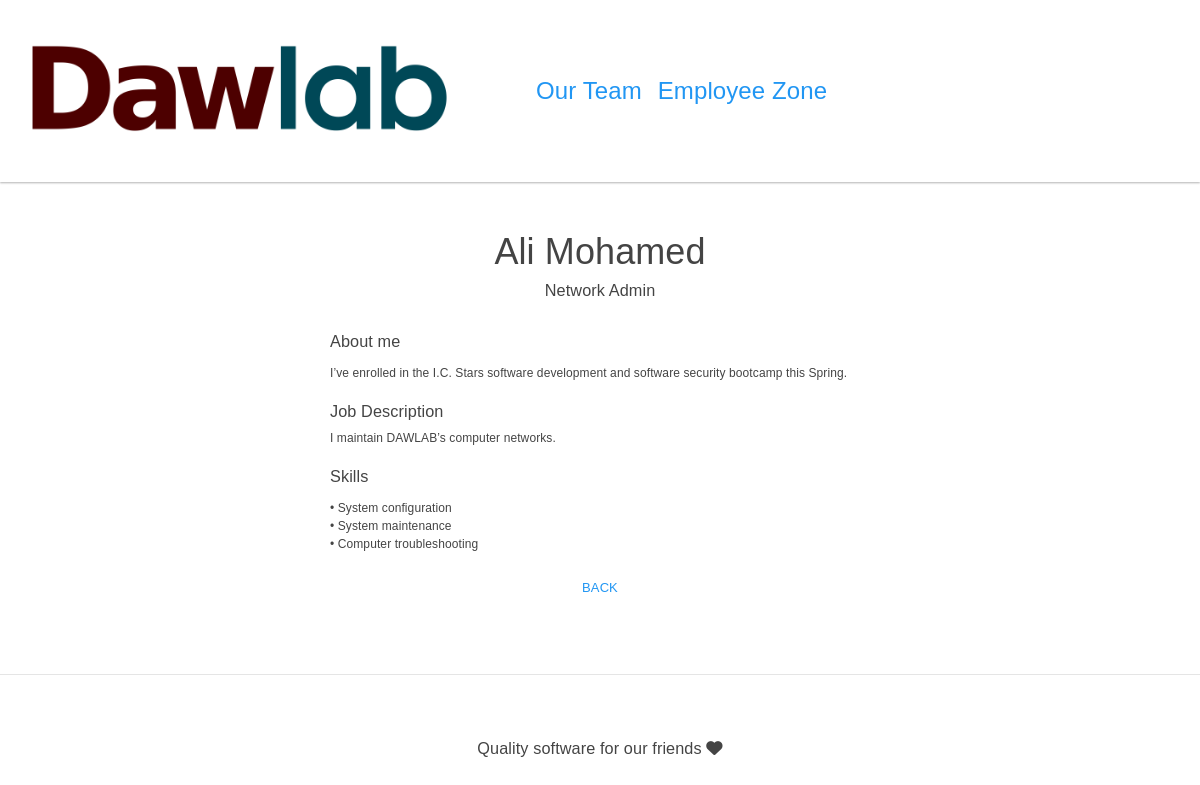
Page /content/9/ on the committed database.
### content/models.py (models this page shows, shortened)
class Employee(models.Model):
    last_name = models.TextField(max_length=20, null=False, blank=False)
    first_name = models.TextField(max_length=20, null=False, blank=False)
    job_title = models.TextField(max_length=20, null=False, blank=False)
    job_description = models.TextField(max_length=1000, null=False, blank=False)
    bio = models.TextField(max_length=1000, null=False, blank=False)
    skills = models.TextField(max_length=1000, null=False, blank=False)
    class Meta:
        unique_together = ('last_name', 'first_name')
        ordering = ('last_name',)

### content/views.py (the view)
# urls.py: url(r'^(?P<pk>\d+)/$', views.team_profile_pages, name='team_profiles'),
def team_profile_pages(request, **kwargs):
    employee = Employee.objects.get(pk=kwargs['pk'])
    return render(request, 'team_profile.html', {'employee': employee})

### content/templates/team_profile.html
{% extends 'contentbase.html' %}
{% load static %}
{% block content %}
    <div class="row">
        <div class="mx-auto mt-5">
            <h1>{{employee.first_name}} {{employee.last_name}}</h1>
        </div>
    </div>
    <div class="row">
        <div class="mx-auto">
            <h5>{{employee.job_title}}</h5>
        </div>
    </div>
    <div class="row">
        <div class="offset-md-3 col-md-6 small mt-4">
            <h5>About me</h5>
            <p>{{employee.bio|linebreaks}}</p>
        </div>
    </div>
    <div class="row">
        <div class="offset-md-3 col-md-6 mt-2 small">
            <h5>Job Description</h5>
            <p>{{employee.job_description}}</p>
        </div>
    </div>
    <div class="row">
        <div class="offset-md-3 col-md-6 mt-2 small">
            <h5>Skills</h5>
            <p>{{employee.skills|linebreaks}}</p>
        </div>
    </div>
    <div class="row">
        <div class="mx-auto">
            <a href="{% url 'team' %}" class="btn btn-link mx-auto">Back</a>
        </div>
    </div>
{% endblock %}

### content/static/base.css (style rules this page uses)
body { font-family: "Arial", Times, serif; font-size:1.5em; }
h1 { font-size:1.5em; }
.small { font-size:.5em; }

### rows in the picture
Employee: first_name "Ali", last_name "Mohamed", job_title "Network Admin", bio "I’ve enrolled in the I.C. Stars software development and software security bootcamp this Spring.", job_description "I maintain DAWLAB’s computer networks.", skills "• System configuration • System maintenance • Computer troubleshooting"
